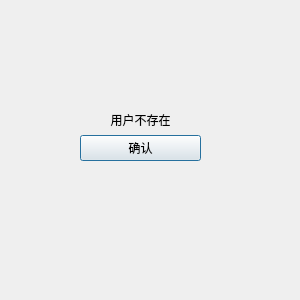
<?xml version="1.0" encoding="UTF-8"?>
<ui version="4.0">
 <class>FindFailedDialog</class>
 <widget class="QDialog" name="FindFailedDialog">
  <property name="geometry">
   <rect>
    <x>0</x>
    <y>0</y>
    <width>300</width>
    <height>300</height>
   </rect>
  </property>
  <property name="minimumSize">
   <size>
    <width>300</width>
    <height>300</height>
   </size>
  </property>
  <property name="maximumSize">
   <size>
    <width>300</width>
    <height>300</height>
   </size>
  </property>
  <property name="windowTitle">
   <string>Dialog</string>
  </property>
  <widget class="QWidget" name="">
   <property name="geometry">
    <rect>
     <x>80</x>
     <y>110</y>
     <width>121</width>
     <height>51</height>
    </rect>
   </property>
   <layout class="QVBoxLayout" name="verticalLayout">
    <item>
     <widget class="QLabel" name="label">
      <property name="text">
       <string>用户不存在</string>
      </property>
      <property name="alignment">
       <set>Qt::AlignCenter</set>
      </property>
     </widget>
    </item>
    <item>
     <widget class="QPushButton" name="pushButton">
      <property name="text">
       <string>确认</string>
      </property>
     </widget>
    </item>
   </layout>
  </widget>
 </widget>
 <resources/>
 <connections/>
</ui>
